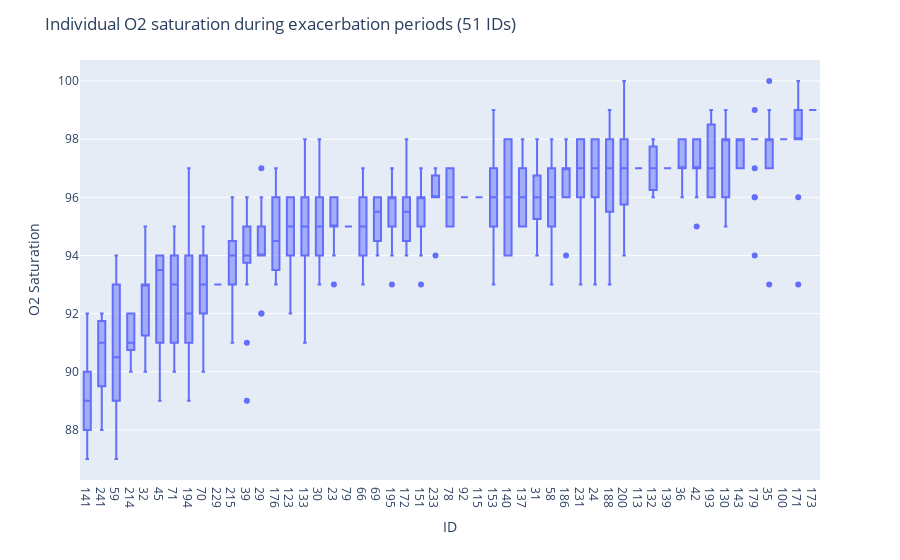

The code cell stored with this chart in its notebook:
### Code cell
# There is a signal within the population for the measurements done during exacerbation periods 
# Let's try to group individuals that have different behaviours during exacerbation periods. 

# Plot patients by interquartile range of O2 saturation during exacerbation periods

# Plot a boxplot of the O2 saturation values by ID
fig = px.box(full_ex, x='ID', y='O2 Saturation')
# Sort by mean O2 saturation
mean_o2 = full_ex.groupby('ID')['O2 Saturation'].mean().sort_values()
fig.update_layout(xaxis={'categoryorder':'array', 'categoryarray':mean_o2.index}) 
# Add title: Individual O2 saturation during exacerbation periods (number of IDs)
fig.update_layout(title='Individual O2 saturation during exacerbation periods ({} IDs)'.format(full_ex['ID'].nunique())) 
fig.show()

### Figure 1 — Plotly figure (JSON) as saved in the notebook; plotly's stock layout.template omitted (floating-point values rounded to 4 significant figures; data arrays with more than 128 entries replaced by an {"elided": "..."} marker saying what was removed)
{"data": [{"alignmentgroup": "True", "hovertemplate": "ID=%{x}<br>O2 Saturation=%{y}<extra></extra>", "legendgroup": "", "marker": {"color": "#636efa"}, "name": "", "notched": false, "offsetgroup": "", "orientation": "v", "showlegend": false, "type": "box", "x": {"elided": "704 str values"}, "x0": " ", "xaxis": "x", "y": {"elided": "704 int values"}, "y0": " ", "yaxis": "y"}], "layout": {"boxmode": "group", "legend": {"tracegroupgap": 0}, "margin": {"t": 60}, "title": {"text": "Individual O2 saturation during exacerbation periods (51 IDs)"}, "xaxis": {"anchor": "y", "categoryarray": ["141", "241", "59", "214", "32", "45", "71", "194", "70", "229", "215", "39", "29", "176", "123", "133", "30", "23", "79", "66", "69", "195", "172", "151", "233", "78", "92", "115", "153", "140", "137", "31", "58", "186", "231", "24", "188", "200", "113", "132", "139", "36", "42", "193", "130", "143", "179", "35", "100", "171", "173"], "categoryorder": "array", "domain": [0, 1], "title": {"text": "ID"}}, "yaxis": {"anchor": "x", "domain": [0, 1], "title": {"text": "O2 Saturation"}}}}
